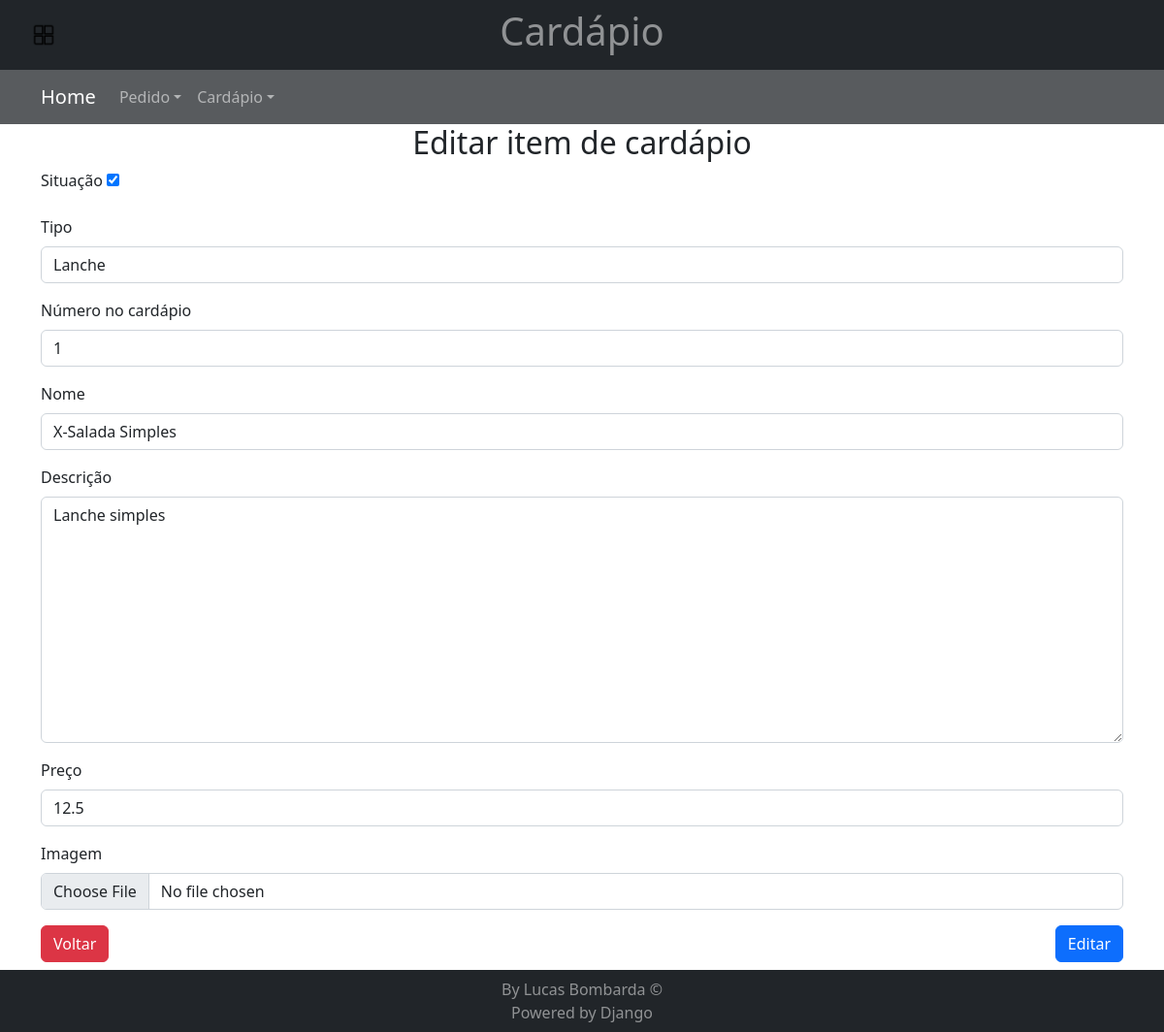
Screenshot of /cardapio/cadastro/1/editar (signed in) with the database file from the repository.
### apps/cardapio/models.py (models this page shows, shortened)
class ItemCardapio(models.Model):
    ativo = models.BooleanField(null=False, blank=False, default=True)
    numero = models.IntegerField(unique=True, null=False, blank=False)
    nome = models.CharField(max_length=100, null=False, blank=True, default='')
    descricao = models.TextField()
    preco_unitario = models.FloatField(null=False, blank=False, default=0.0)
    imagem = models.ImageField(upload_to='cardapio/covers', blank=True, default='')
    criado_em = models.DateTimeField(auto_created=True, auto_now_add=True)
    modificado_em = models.DateTimeField(auto_now=True)
    tipo = models.ForeignKey(TipoItem, on_delete=models.SET_NULL, null=True, blank=True, default='')

### apps/cardapio/views.py (the view)
# urls.py: path("cardapio/cadastro/<int:id>/editar", views.editar_item_cardapio, name='editar_item'),
@login_required(login_url='usuarios:login', redirect_field_name='next')
@permission_required('cardapio.edit_item', raise_exception=True)
def editar_item_cardapio(request, id):
    item = ItemCardapio.objects.filter(pk=id).first()
    form = ItemCardapioForm(
        data=request.POST or None,
        files=request.FILES or None,
        instance=item)
    if form.is_valid():
        item = form.save()
        messages.success(request, f'Item "{item.nome}" editado com sucesso!')
        return redirect('cardapio:selecionar_item_edicao')
    return render(request, 'cardapio/pages/form_editar_item_cardapio.html', context={'form': form})

### apps/cardapio/models.py (called while the page is built)
    def __str__(self) -> str:
        return self.nome

### templates/cardapio/pages/form_editar_item_cardapio.html (shortened to what this page needs)
{% extends 'global/pages/base.html' %}
{% block header %}{% include 'cardapio/partials/header.html' %}{% endblock header %}
{% block navbar %}
{% include 'global/partials/navbar.html' %}
{% endblock navbar %}
{% block content %}
<h2 class='text-center'>Editar item de cardápio</h2>
<form method="post" enctype="multipart/form-data">
    {% for field in form %}
    <div class="mb-3 campo-formulario">
        <label for="{{ field.id_for_label }}" class="form-label">{{field.label}}</label>
        {{ field }}
    </div>
    {% endfor %}
        <div class="buttons-login-form pb-2">
            <a href="{% url 'cardapio:selecionar_item_edicao' %}"><button type="button" class="btn btn-danger">Voltar</button></a>
            <button type="submit" class="btn btn-primary">Editar</button>
        </div>
</form>
{% endblock content %}

### setup/static/styles/style.css (style rules this page uses)
.buttons-login-form { display: flex!important; justify-content: space-between; }

### rows the page displays
ItemCardapio: form "☑" "Lanche" "1" "X-Salada Simples" "Lanche simples" "12.5"

### other values shown
{{ field.label }} "Situação" "Tipo" "Número no cardápio" "Nome" "Descrição" "Preço" "Imagem"
